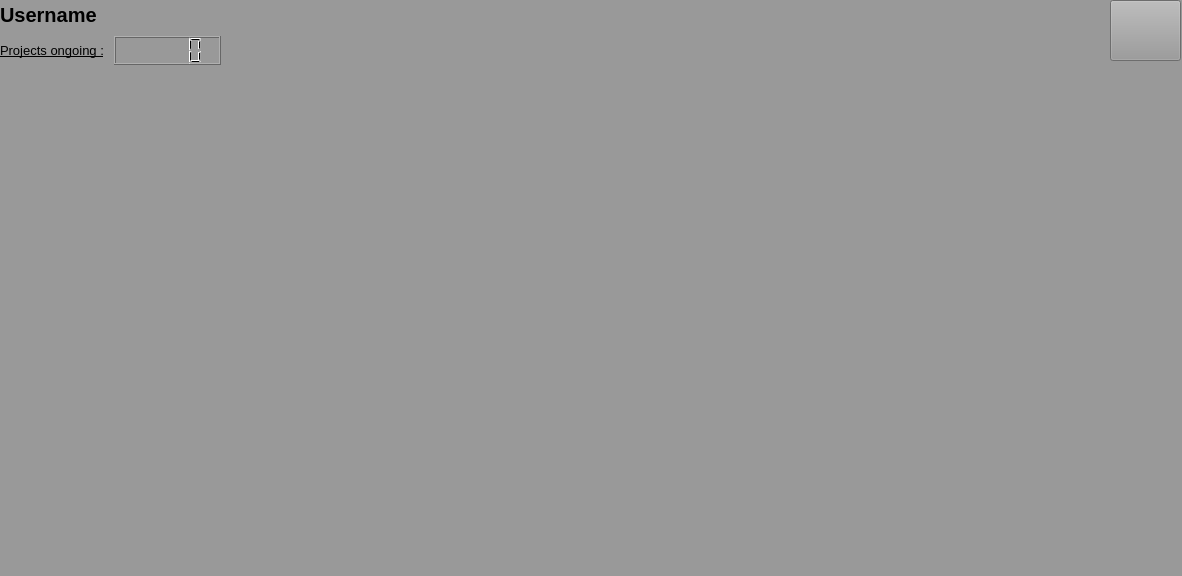
<?xml version="1.0" encoding="UTF-8"?>
<ui version="4.0">
 <class>MainWindow</class>
 <widget class="QMainWindow" name="MainWindow">
  <property name="geometry">
   <rect>
    <x>0</x>
    <y>0</y>
    <width>1182</width>
    <height>576</height>
   </rect>
  </property>
  <property name="windowTitle">
   <string>MainWindow</string>
  </property>
  <widget class="QWidget" name="centralwidget">
   <property name="styleSheet">
    <string notr="true">background-color: rgb(153, 153, 153);</string>
   </property>
   <widget class="QWidget" name="verticalLayoutWidget">
    <property name="geometry">
     <rect>
      <x>0</x>
      <y>0</y>
      <width>221</width>
      <height>65</height>
     </rect>
    </property>
    <layout class="QGridLayout" name="gridLayout">
     <item row="1" column="0">
      <widget class="QLabel" name="label_2">
       <property name="font">
        <font>
         <pointsize>10</pointsize>
         <underline>true</underline>
        </font>
       </property>
       <property name="text">
        <string>Projects ongoing :</string>
       </property>
      </widget>
     </item>
     <item row="0" column="0">
      <widget class="QLabel" name="label">
       <property name="font">
        <font>
         <pointsize>15</pointsize>
         <bold>true</bold>
         <strikeout>false</strikeout>
        </font>
       </property>
       <property name="text">
        <string>Username</string>
       </property>
      </widget>
     </item>
     <item row="1" column="1">
      <widget class="QLCDNumber" name="lcdNumber">
       <property name="autoFillBackground">
        <bool>false</bool>
       </property>
       <property name="styleSheet">
        <string notr="true">bgcolor = solid grey</string>
       </property>
      </widget>
     </item>
    </layout>
   </widget>
   <widget class="QPushButton" name="prf">
    <property name="geometry">
     <rect>
      <x>1110</x>
      <y>0</y>
      <width>71</width>
      <height>61</height>
     </rect>
    </property>
    <property name="text">
     <string/>
    </property>
   </widget>
  </widget>
  <action name="actionProjects">
   <property name="text">
    <string>Projects</string>
   </property>
  </action>
  <action name="actionHome_Page">
   <property name="text">
    <string>Home Page</string>
   </property>
  </action>
 </widget>
 <resources/>
 <connections/>
</ui>
